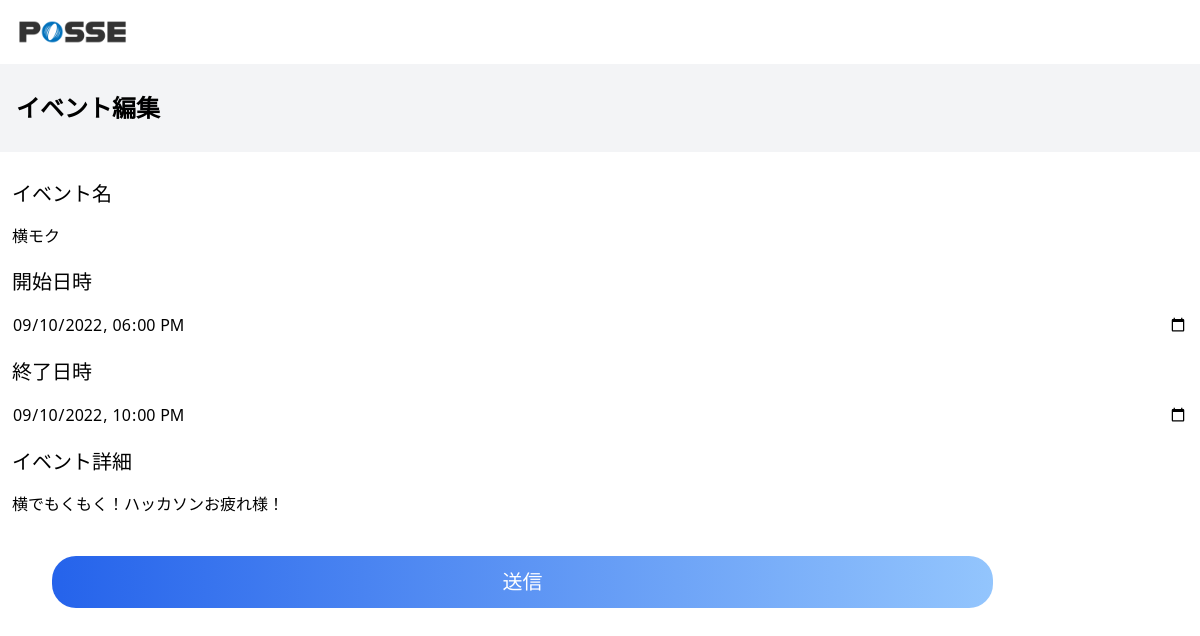
The page /event_edit.php?id=5 on the database its author committed.
### tables this page shows
CREATE TABLE events (
  id INT AUTO_INCREMENT NOT NULL PRIMARY KEY,
  name VARCHAR(10) NOT NULL,
  start_at DATETIME NOT NULL,
  end_at DATETIME NOT NULL,
  detail TEXT,
  created_at DATETIME DEFAULT CURRENT_TIMESTAMP,
  updated_at DATETIME DEFAULT CURRENT_TIMESTAMP ON UPDATE CURRENT_TIMESTAMP,
  deleted_at DATETIME
);

### src/event_edit.php (the view, shortened to what this page needs)
<?php
require('./dbconnect.php');
$event_id = $_GET['id'];
$stmt = $db->prepare('SELECT * FROM events WHERE id = ?');
$stmt->execute(array($event_id));
$event = $stmt->fetch();
?>
<!DOCTYPE html>
<html>
<head>
  <link href="https://use.fontawesome.com/releases/v5.15.4/css/all.css" rel="stylesheet">
  <link href="https://unpkg.com/tailwindcss@^2/dist/tailwind.min.css" rel="stylesheet">
</head>
<body>
  <header class="h-16">
    <div class="flex justify-between items-center w-full h-full mx-auto pl-2 pr-5">
      <div class="h-full">
        <img src="/img/header-logo.png" alt="" class="h-full">
      </div>
    </div>
  </header>
  <div class="bg-gray-100 p-4">
    <div>
      <h2 class="text-2xl mt-3 mb-3 font-bold">イベント編集</h2>
    </div>
  </div>
  <div class="change">
    <form action="" method="post" id="postForm" class="p-3">
      <p class="text-xl pt-4 pb-4">イベント名</p>
      <input type="text" name="event_name" class="w-full" value="<?= $event['name'] ?>">
      <p class="text-xl pt-5 pb-4">開始日時</p>
      <input type="datetime-local" name="event_start" class="w-full" value="<?= $event['start_at'] ?>">
      <p class="text-xl pt-5 pb-4">終了日時</p>
      <input type="datetime-local" name="event_end" class="w-full" value="<?= $event['end_at'] ?>">
      <p class="text-xl pt-5 pb-4">イベント詳細</p>
      <input type="text" name="event_detail" class="w-full" value="<?= $event['detail'] ?>">
      <input type="submit" value="送信" name="submit" class="cursor-pointer w-4/5 p-3 m-10 text-xl text-white bg-blue-400 rounded-3xl bg-gradient-to-r from-blue-600 to-blue-300 flex items-center justify-center">
    </form>
  </div>
</body>
</html>

### rows shown on the page
events: event_name "横モク", event_start "09/10/2022 18:00", event_end "09/10/2022 22:00", event_detail "横でもくもく！ハッカソンお疲れ様！"
